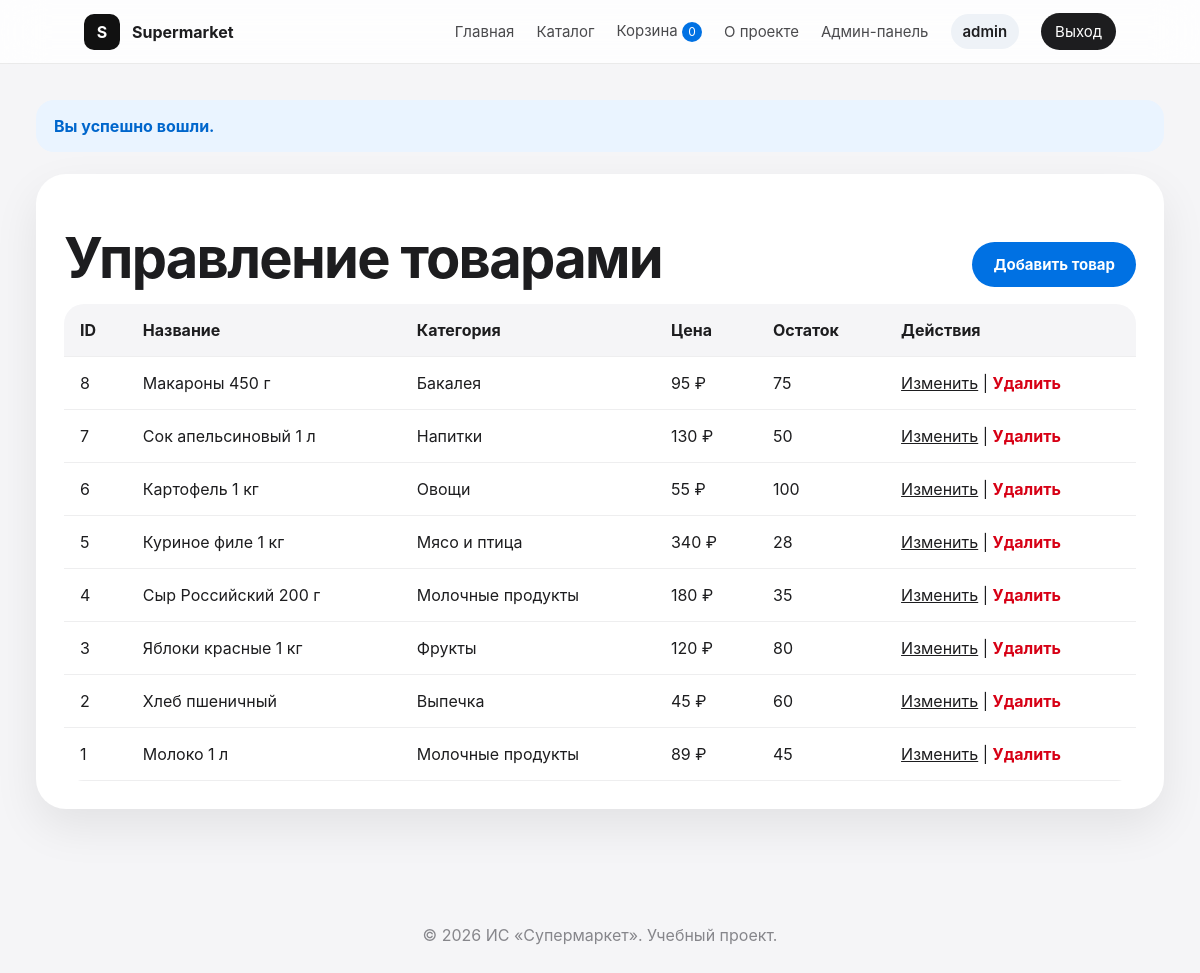
/index.php?page=admin_products (signed in), run on the app's committed database.
### tables this page shows
CREATE TABLE `products` (
  `id` INT NOT NULL AUTO_INCREMENT,
  `name` VARCHAR(120) NOT NULL,
  `category` VARCHAR(80) NOT NULL,
  `description` TEXT NOT NULL,
  `price` DECIMAL(10,2) NOT NULL,
  `stock` INT NOT NULL DEFAULT 0,
  `is_deleted` TINYINT(1) NOT NULL DEFAULT 0,
  `created_at` TIMESTAMP NOT NULL DEFAULT CURRENT_TIMESTAMP,
  PRIMARY KEY (`id`)
);

### src/Router/Router.php (called while the page is built, shortened)
<?php
class Router
{
    public function route(string $page): string
    {
        switch ($page) {
            case 'admin_products':
                return (new AdminController())->products();
        }
    }
}

### src/Controllers/AdminController.php (the view, shortened to what this page needs)
<?php
class AdminController
{
    public function products(): string
    {
        $pdo = Config::getPDO();
        $products = $pdo->query("SELECT * FROM products WHERE is_deleted = 0 ORDER BY id DESC")->fetchAll();
        $content = "<section class='panel'><div class='panel-title'><h1>Управление товарами</h1><a class='btn' href='/supermarket/index.php?page=admin_product_add'>Добавить товар</a></div>";
        $content .= "<div class='table-wrap'><table><tr><th>ID</th><th>Название</th><th>Категория</th><th>Цена</th><th>Остаток</th><th>Действия</th></tr>";
        foreach ($products as $product) {
            $id = (int)$product['id'];
            $name = BaseTemplate::escape($product['name']);
            $category = BaseTemplate::escape($product['category']);
            $price = number_format((float)$product['price'], 0, '.', ' ');
            $content .= "
                <tr>
                    <td>{$id}</td>
                    <td>{$name}</td>
                    <td>{$category}</td>
                    <td>{$price} ₽</td>
                    <td>{$product['stock']}</td>
                    <td>
                        <a href='/supermarket/index.php?page=admin_product_edit&id={$id}'>Изменить</a>
                        |
                        <a class='link-danger' href='/supermarket/index.php?page=admin_product_delete&id={$id}'>Удалить</a>
                    </td>
                </tr>
            ";
        }
        $content .= "</table></div></section>";
        return BaseTemplate::render('Товары', $content);
    }
}

### assets/css/style.css (style rules this page uses)
* { box-sizing: border-box; }
body { margin: 0; font-family: -apple-system, BlinkMacSystemFont, "Segoe UI", Arial, sans-serif; background: #f5f5f7; color: #1d1d1f; }
a { color: inherit; }
.btn { border: none; cursor: pointer; display: inline-flex; align-items: center; justify-content: center; text-decoration: none; background: #0071e3; color: white; padding: 13px 21px; border-radius: 999px; font-weight: 700; font-size: 15px; transition: 0.2s ease; }
.feature-card, .product-card, .admin-card, .role-card, .panel { background: white; border-radius: 30px; padding: 28px; box-shadow: 0 18px 45px rgba(0,0,0,0.08); }
.catalog-head h1, .panel h1 { font-size: clamp(36px, 5vw, 56px); margin: 0 0 12px; letter-spacing: -1.7px; }
.product-bottom, .basket-total, .panel-title { display: flex; align-items: center; justify-content: space-between; gap: 18px; flex-wrap: wrap; margin-top: 22px; }
.table-wrap { overflow-x: auto; }
table { width: 100%; border-collapse: collapse; overflow: hidden; border-radius: 20px; }
th, td { padding: 16px; border-bottom: 1px solid #eeeeef; text-align: left; vertical-align: middle; }
th { background: #f5f5f7; }
.link-danger { color: #d70015; font-weight: 700; text-decoration: none; }

### data on the page
products: id "8", name "Макароны 450 г", category "Бакалея", price "95", stock "75"
products: id "7", name "Сок апельсиновый 1 л", category "Напитки", price "130", stock "50"
products: id "6", name "Картофель 1 кг", category "Овощи", price "55", stock "100"
products: id "5", name "Куриное филе 1 кг", category "Мясо и птица", price "340", stock "28"
products: id "4", name "Сыр Российский 200 г", category "Молочные продукты", price "180", stock "35"
products: id "3", name "Яблоки красные 1 кг", category "Фрукты", price "120", stock "80"
products: id "2", name "Хлеб пшеничный", category "Выпечка", price "45", stock "60"
products: id "1", name "Молоко 1 л", category "Молочные продукты", price "89", stock "45"

### other printed values
$basketCount "0"
$username "admin"
$flash "Вы успешно вошли."
